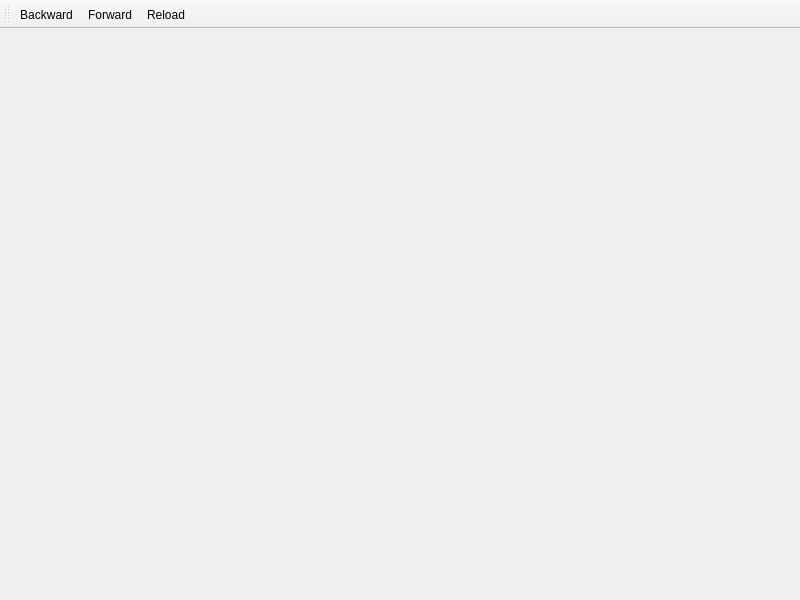
<?xml version="1.0" encoding="UTF-8"?>
<ui version="4.0">
 <class>MainWindow</class>
 <widget class="QMainWindow" name="MainWindow">
  <property name="geometry">
   <rect>
    <x>0</x>
    <y>0</y>
    <width>800</width>
    <height>600</height>
   </rect>
  </property>
  <property name="windowTitle">
   <string>MainWindow</string>
  </property>
  <widget class="QWidget" name="centralwidget"/>
  <widget class="QMenuBar" name="menubar">
   <property name="geometry">
    <rect>
     <x>0</x>
     <y>0</y>
     <width>800</width>
     <height>18</height>
    </rect>
   </property>
  </widget>
  <widget class="QToolBar" name="toolBar">
   <property name="windowTitle">
    <string>toolBar</string>
   </property>
   <attribute name="toolBarArea">
    <enum>TopToolBarArea</enum>
   </attribute>
   <attribute name="toolBarBreak">
    <bool>false</bool>
   </attribute>
   <addaction name="actionBackward"/>
   <addaction name="actionForward"/>
   <addaction name="actionReload"/>
  </widget>
  <action name="actionBackward">
   <property name="text">
    <string>Backward</string>
   </property>
   <property name="menuRole">
    <enum>QAction::MenuRole::NoRole</enum>
   </property>
  </action>
  <action name="actionForward">
   <property name="text">
    <string>Forward</string>
   </property>
   <property name="menuRole">
    <enum>QAction::MenuRole::NoRole</enum>
   </property>
  </action>
  <action name="actionReload">
   <property name="text">
    <string>Reload</string>
   </property>
   <property name="menuRole">
    <enum>QAction::MenuRole::NoRole</enum>
   </property>
  </action>
 </widget>
 <resources/>
 <connections/>
</ui>
